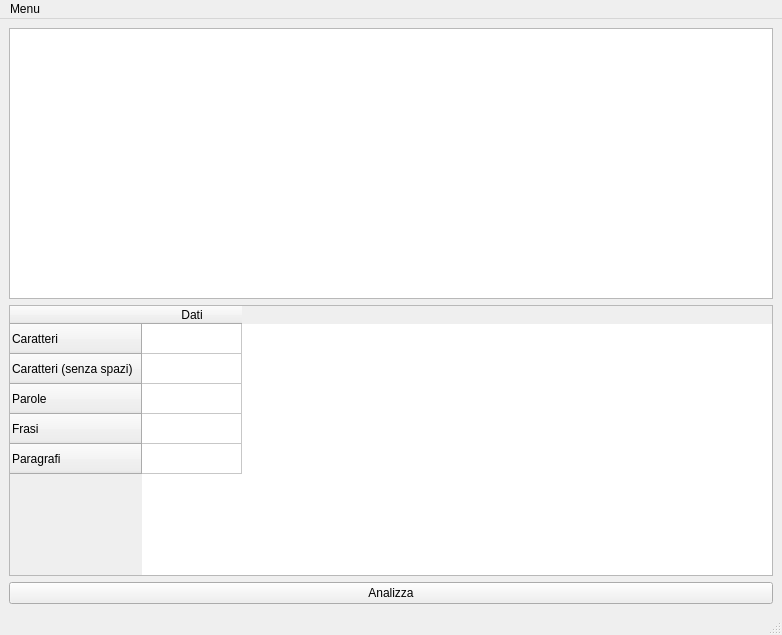
<?xml version="1.0" encoding="UTF-8"?>
<ui version="4.0">
 <class>MainWindow</class>
 <widget class="QMainWindow" name="MainWindow">
  <property name="geometry">
   <rect>
    <x>0</x>
    <y>0</y>
    <width>782</width>
    <height>635</height>
   </rect>
  </property>
  <property name="windowTitle">
   <string>MainWindow</string>
  </property>
  <widget class="QWidget" name="centralwidget">
   <layout class="QGridLayout" name="gridLayout">
    <item row="0" column="0">
     <widget class="QTextEdit" name="txtVisualizza"/>
    </item>
    <item row="1" column="0">
     <widget class="QTableWidget" name="tabella">
      <property name="editTriggers">
       <set>QAbstractItemView::NoEditTriggers</set>
      </property>
      <row>
       <property name="text">
        <string>Caratteri</string>
       </property>
      </row>
      <row>
       <property name="text">
        <string>Caratteri (senza spazi)</string>
       </property>
      </row>
      <row>
       <property name="text">
        <string>Parole</string>
       </property>
      </row>
      <row>
       <property name="text">
        <string>Frasi</string>
       </property>
      </row>
      <row>
       <property name="text">
        <string>Paragrafi</string>
       </property>
      </row>
      <column>
       <property name="text">
        <string>Dati</string>
       </property>
      </column>
      <item row="1" column="0">
       <property name="text">
        <string/>
       </property>
      </item>
     </widget>
    </item>
    <item row="1" column="1">
     <layout class="QHBoxLayout" name="grafico">
      <property name="sizeConstraint">
       <enum>QLayout::SetDefaultConstraint</enum>
      </property>
     </layout>
    </item>
    <item row="2" column="0">
     <widget class="QPushButton" name="btnAnalizza">
      <property name="text">
       <string>Analizza</string>
      </property>
     </widget>
    </item>
   </layout>
  </widget>
  <widget class="QMenuBar" name="menubar">
   <property name="geometry">
    <rect>
     <x>0</x>
     <y>0</y>
     <width>782</width>
     <height>25</height>
    </rect>
   </property>
   <widget class="QMenu" name="menuMenu">
    <property name="title">
     <string>Menu</string>
    </property>
    <addaction name="actionCarica"/>
   </widget>
   <addaction name="menuMenu"/>
  </widget>
  <widget class="QStatusBar" name="statusbar"/>
  <action name="actionCarica">
   <property name="text">
    <string>Carica</string>
   </property>
  </action>
 </widget>
 <resources/>
 <connections/>
</ui>
